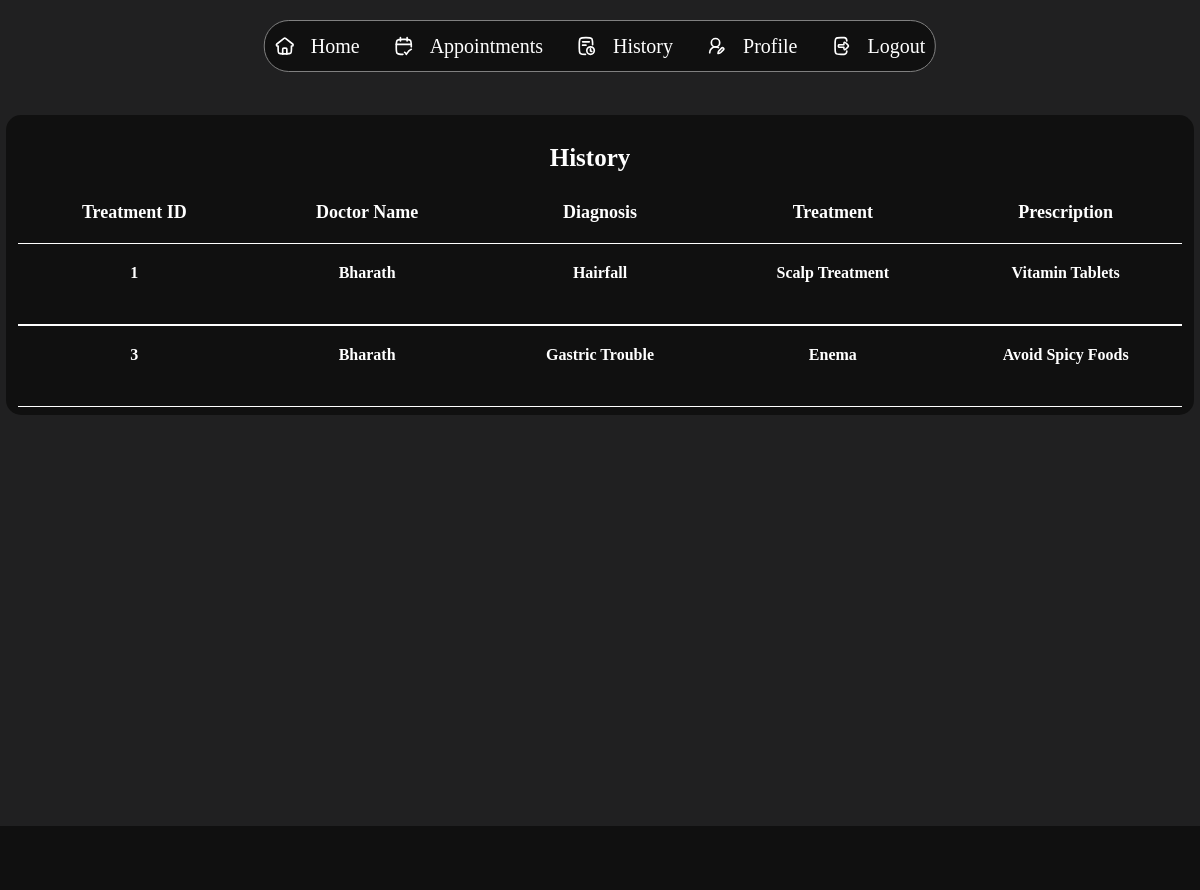
/history (signed in), run on an earlier commit of the app's database.
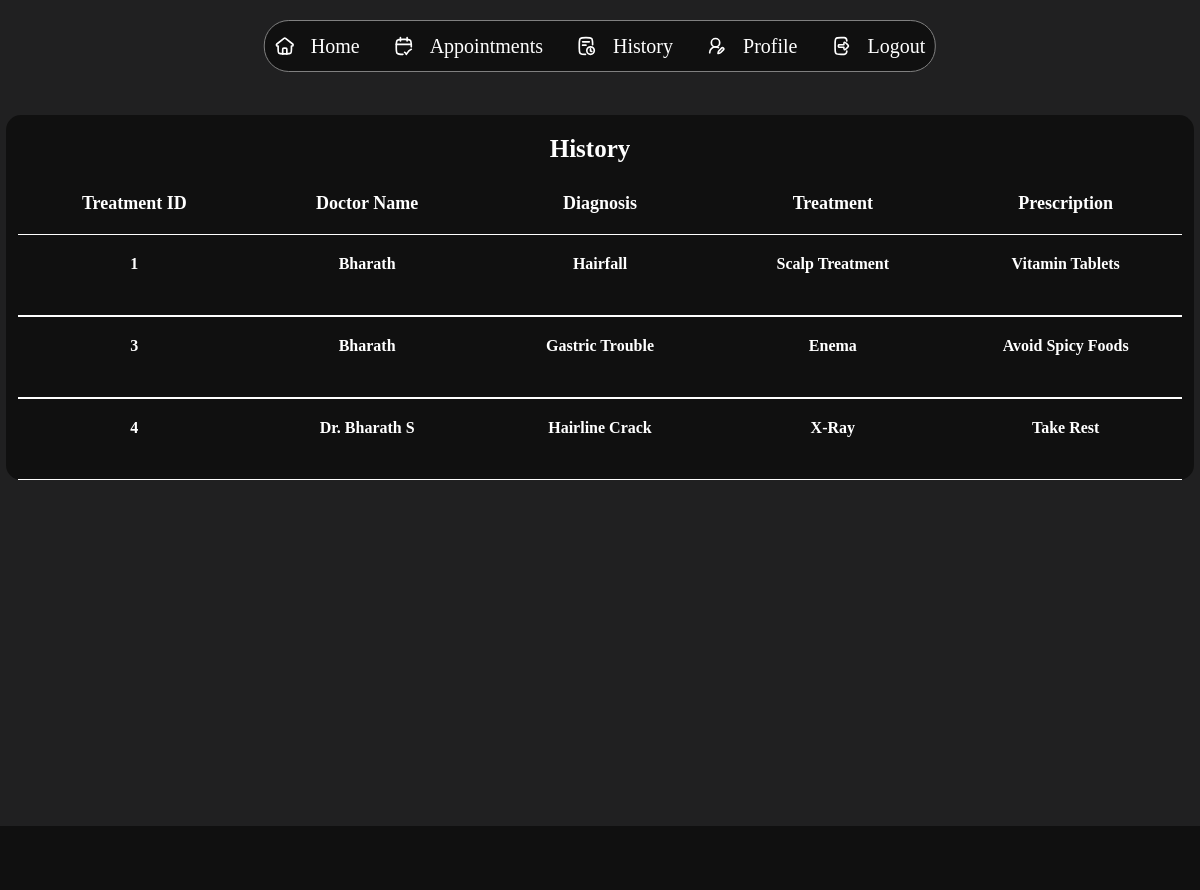
And on a later commit of the database.
### tables this page shows
CREATE TABLE TREATMENTS(
                TREATMENT_ID INTEGER PRIMARY KEY AUTOINCREMENT,
                PATIENT_NAME TEXT,
                DOC_NAME TEXT,
                DIAGNOSIS TEXT,
                TREATMENT TEXT,
                PRESCRIPTION TEXT,
                FOREIGN KEY (DOC_NAME) REFERENCES DOCTORS (DOC_NAME)
                FOREIGN KEY (PATIENT_NAME) REFERENCES PATIENTS (PATIENTS_NAME)
                );

### app.py (the view)
@app.route('/history', methods=['GET'])
def history():
    uname = session.get('username')
    print("UNAME IS",uname)
    con = sqlite3.connect(database)
    cur = con.cursor()
    cur.execute('SELECT TREATMENT_ID, DOC_NAME, DIAGNOSIS, TREATMENT, PRESCRIPTION FROM TREATMENTS WHERE PATIENT_NAME LIKE ?',(f"%{uname}%",))
    his=cur.fetchall()
    print("HIS VALUE IS",his)
    return render_template('patient/history.html', his=his)

### Templates/patient/history.html (shortened to what this page needs)
<!DOCTYPE html>
<html lang="en">
<head>
    <link rel="stylesheet" href="{{ url_for('static', filename='css/admindash.css') }}">
</head>
<body>
    <div class="navbar">
            <div class="icon">
                <img src="{{ url_for('static',filename='icons/home.svg')}}" alt="">
                <a href="/patient_dashboard">Home</a>
            </div>
            <div class="icon">
                <img src="{{ url_for('static',filename='icons/app.svg')}}" alt="">
                <a href="/bookappointment">Appointments</a>
            </div>
            <div class="icon">
                <img src="{{ url_for('static',filename='icons/history.svg')}}" alt="">
                <a href="/history">History</a>
            </div>
            <div class="icon">
                <img src="{{ url_for('static',filename='icons/profile.svg')}}" alt="">
                <a href="/updatepatprofile">Profile</a>
            </div>
            <div class="icon">
                <img src="{{ url_for('static',filename='icons/logout.svg')}}" alt="">
                <a href="/">Logout</a>
            </div>
    </div>
    <section class="main">
        <div class="view" style="min-height: 92vh;">
            <div class="appointments">
                <h1 id="hmm">History</h1>
                <div class="titlee">
                    <div class="app">
                        <h1>Treatment ID</h1>
                    </div>
                    <div class="patient">
                        <h1>Doctor Name</h1>
                    </div>
                    <div class="stat">
                        <h1>Diagnosis</h1>
                    </div>
                    <div class="stat">
                        <h1>Treatment</h1>
                    </div>
                    <div class="stat">
                        <h1>Prescription</h1>
                    </div>
                </div>
                {% for i in his%}
                <div class="title">
                    <div class="app">
                        <h1>{{i[0]}}</h1>
                    </div>
                    <div class="patient">
                        <h1>{{i[1]}}</h1>
                    </div>
                    <div class="patient">
                        <h1>{{i[2]}}</h1>
                    </div>
                    <div class="patient">
                        <h1>{{i[3]}}</h1>
                    </div>
                    <div class="patient">
                        <h1>{{i[4]}}</h1>
                    </div>
                </div>
                {% endfor %}
            </div>
        </div>
    </section>
</body>
</html>

What changed in the data, as far as the page shows it:
added TREATMENTS: TREATMENT_ID "4", DOC_NAME "Dr. Bharath S", DIAGNOSIS "Hairline Crack", TREATMENT "X-Ray", PRESCRIPTION "Take Rest"
